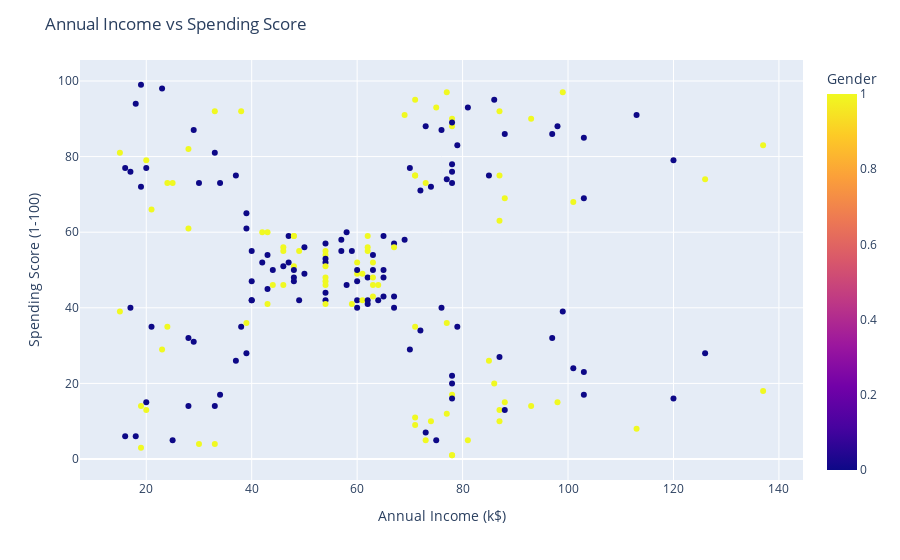

Notebook code cell kept with this figure:
### Markdown cell above
# Annual Income vs Spending Score

### Code cell
fig = px.scatter(df, x='Annual Income (k$)', y='Spending Score (1-100)', color='Gender', hover_data=['CustomerID'])
fig.update_layout(title='Annual Income vs Spending Score')
fig.show()

### Figure 1 — Plotly figure (JSON) as saved in the notebook; plotly's stock layout.template omitted (floating-point values rounded to 4 significant figures; data arrays with more than 128 entries replaced by an {"elided": "..."} marker saying what was removed)
{"data": [{"customdata": {"elided": "200x1 int values"}, "hovertemplate": "Annual Income (k$)=%{x}<br>Spending Score (1-100)=%{y}<br>CustomerID=%{customdata[0]}<br>Gender=%{marker.color}<extra></extra>", "legendgroup": "", "marker": {"color": {"elided": "200 int values"}, "coloraxis": "coloraxis", "symbol": "circle"}, "mode": "markers", "name": "", "orientation": "v", "showlegend": false, "type": "scatter", "x": {"elided": "200 int values"}, "xaxis": "x", "y": {"elided": "200 int values"}, "yaxis": "y"}], "layout": {"autosize": true, "coloraxis": {"colorbar": {"title": {"text": "Gender"}}, "colorscale": [[0, "#0d0887"], [0.1111, "#46039f"], [0.2222, "#7201a8"], [0.3333, "#9c179e"], [0.4444, "#bd3786"], [0.5556, "#d8576b"], [0.6667, "#ed7953"], [0.7778, "#fb9f3a"], [0.8889, "#fdca26"], [1, "#f0f921"]]}, "legend": {"tracegroupgap": 0}, "margin": {"t": 60}, "title": {"text": "Annual Income vs Spending Score"}, "xaxis": {"anchor": "y", "autorange": true, "domain": [0, 1], "range": [7.603, 144.4], "title": {"text": "Annual Income (k$)"}, "type": "linear"}, "yaxis": {"anchor": "x", "autorange": true, "domain": [0, 1], "range": [-6.588, 106.6], "title": {"text": "Spending Score (1-100)"}, "type": "linear"}}}
